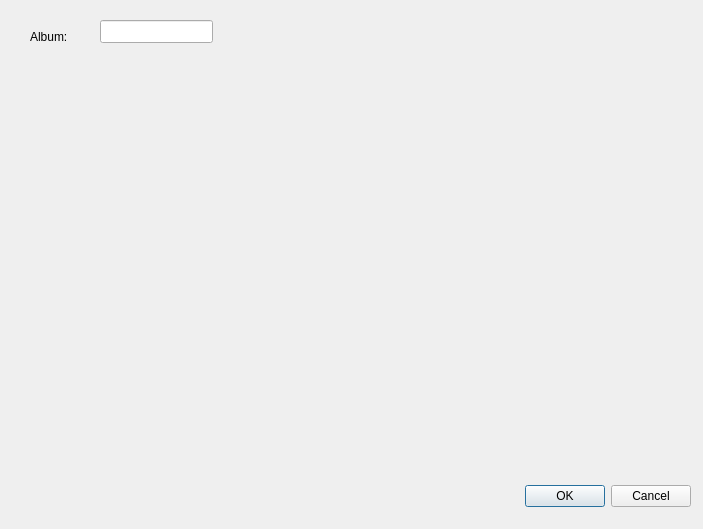
<?xml version="1.0" encoding="UTF-8"?>
<ui version="4.0">
 <class>SocialMetadataDialog</class>
 <widget class="QDialog" name="SocialMetadataDialog">
  <property name="geometry">
   <rect>
    <x>0</x>
    <y>0</y>
    <width>703</width>
    <height>529</height>
   </rect>
  </property>
  <property name="windowTitle">
   <string>Dialog</string>
  </property>
  <widget class="QDialogButtonBox" name="buttonBox">
   <property name="geometry">
    <rect>
     <x>350</x>
     <y>480</y>
     <width>341</width>
     <height>32</height>
    </rect>
   </property>
   <property name="orientation">
    <enum>Qt::Horizontal</enum>
   </property>
   <property name="standardButtons">
    <set>QDialogButtonBox::Cancel|QDialogButtonBox::Ok</set>
   </property>
  </widget>
  <widget class="QLabel" name="label">
   <property name="geometry">
    <rect>
     <x>30</x>
     <y>30</y>
     <width>57</width>
     <height>15</height>
    </rect>
   </property>
   <property name="text">
    <string>Album:</string>
   </property>
   <property name="textFormat">
    <enum>Qt::RichText</enum>
   </property>
   <property name="openExternalLinks">
    <bool>true</bool>
   </property>
  </widget>
  <widget class="QLineEdit" name="lineEdit">
   <property name="geometry">
    <rect>
     <x>100</x>
     <y>20</y>
     <width>113</width>
     <height>23</height>
    </rect>
   </property>
  </widget>
 </widget>
 <resources/>
 <connections>
  <connection>
   <sender>buttonBox</sender>
   <signal>accepted()</signal>
   <receiver>SocialMetadataDialog</receiver>
   <slot>accept()</slot>
   <hints>
    <hint type="sourcelabel">
     <x>248</x>
     <y>254</y>
    </hint>
    <hint type="destinationlabel">
     <x>157</x>
     <y>274</y>
    </hint>
   </hints>
  </connection>
  <connection>
   <sender>buttonBox</sender>
   <signal>rejected()</signal>
   <receiver>SocialMetadataDialog</receiver>
   <slot>reject()</slot>
   <hints>
    <hint type="sourcelabel">
     <x>316</x>
     <y>260</y>
    </hint>
    <hint type="destinationlabel">
     <x>286</x>
     <y>274</y>
    </hint>
   </hints>
  </connection>
 </connections>
</ui>
